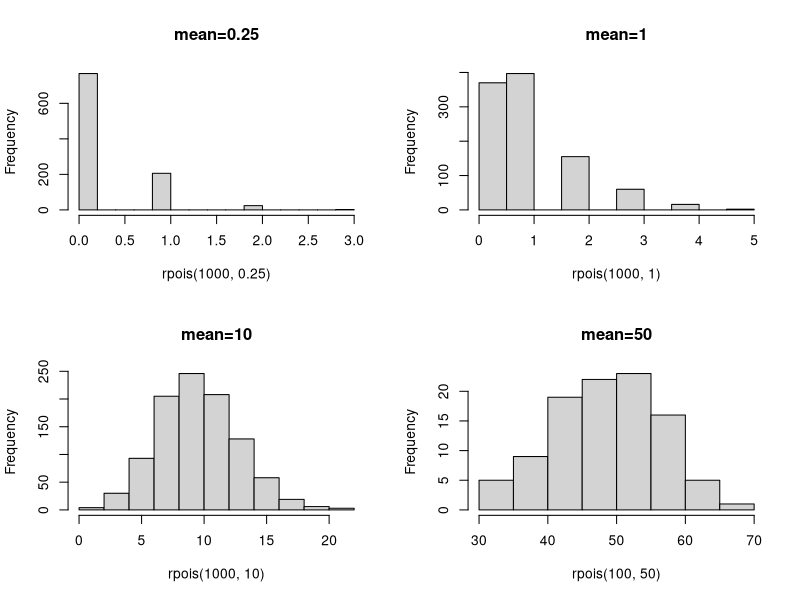

This figure's R source:
## ---- chunk 1
par(mfrow=c(2,2))
hist(rpois(1000,.25),main="mean=0.25")
hist(rpois(1000,1),main="mean=1")
hist(rpois(1000,10),main="mean=10")
hist(rpois(100,50),main="mean=50")
## ---- chunk 2
sessionInfo()
